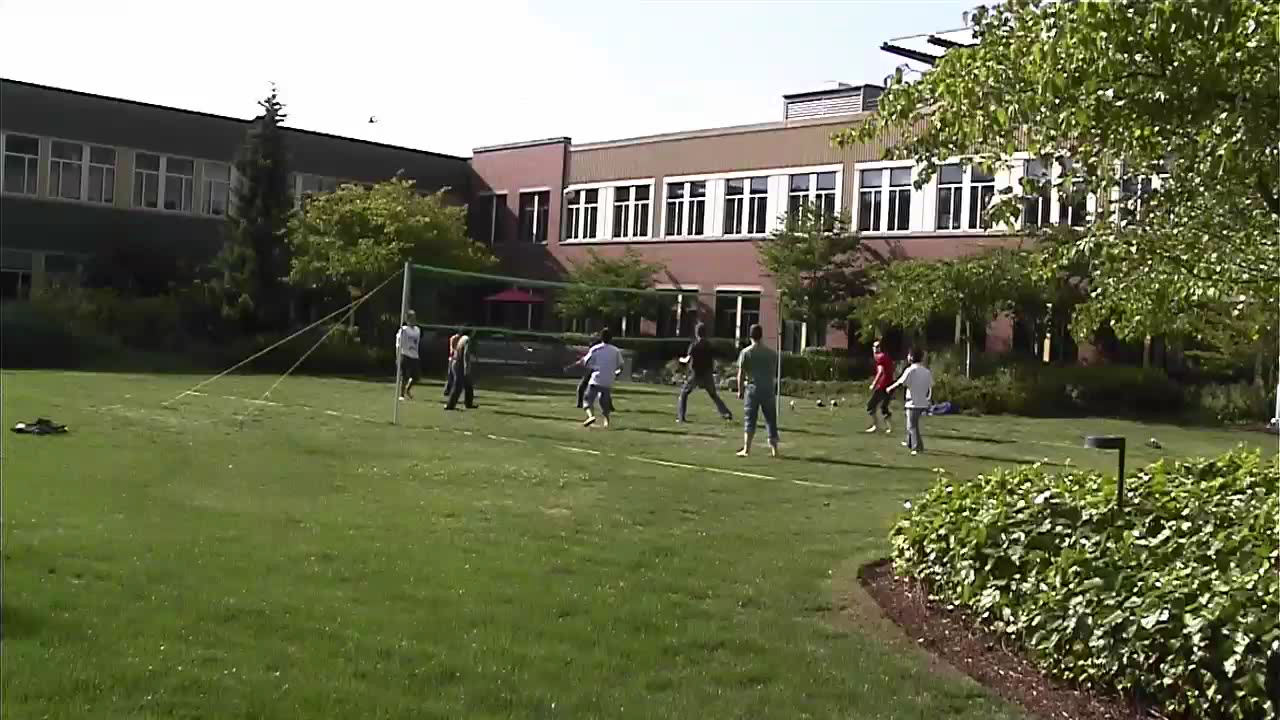
#> input picture Image Registration Technique/image1.png, 1280 x 720 px
$ jupyter execute 'Image Registration Technique.ipynb'
#> lines starting #> are read from the running program, lines starting #| are printed output that depends on the picture
[cell 1]
import cv2
import numpy as np
from matplotlib import pyplot as plt
from math import sqrt
from skimage.feature import register_translation
#import skimage.registration.phase_cross_correlation


img1 = cv2.imread("image1.png")
#> img1 is the input picture: shape (720, 1280, 3); mean B, G, R 80.6, 110.4, 106.7
img2 = cv2.imread("image2.png")
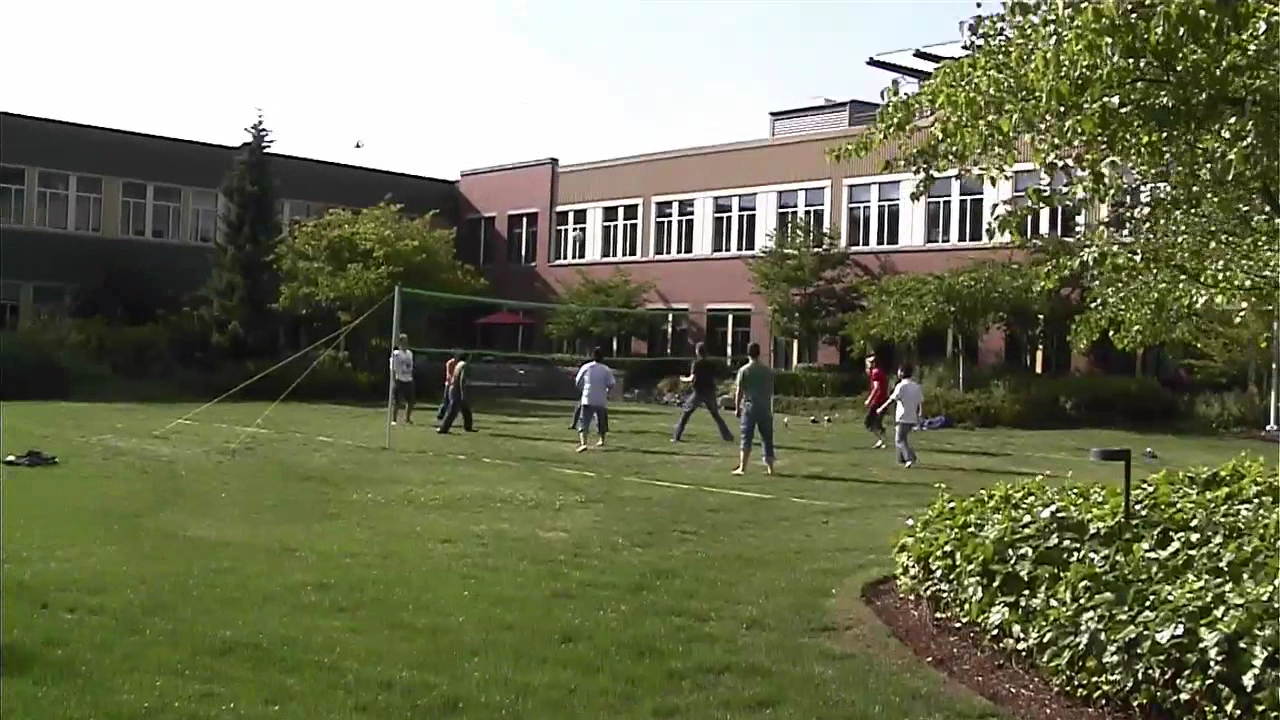
#> input picture Image Registration Technique/image2.png, 1280 x 720 px
#> img2 is the input picture: shape (720, 1280, 3); mean B, G, R 86.1, 115, 111.4

grayimg1 = cv2.cvtColor(img1, cv2.COLOR_BGR2GRAY)
grayimg2 = cv2.cvtColor(img2, cv2.COLOR_BGR2GRAY)
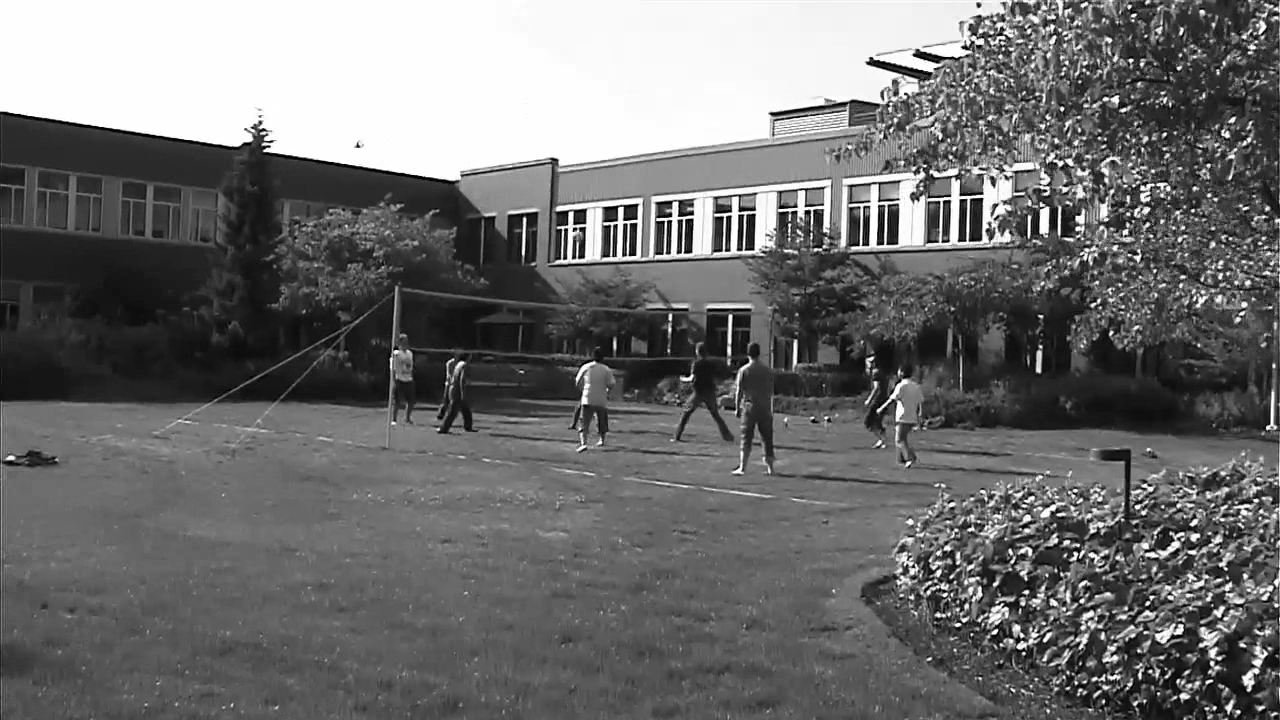
#> grayimg2: shape (720, 1280); min 0, max 255, mean 110.6

sift = cv2.xfeatures2d.SIFT_create()

keyp1, desc1 = sift.detectAndCompute(grayimg1, None)
#> keyp1 = 9040 keypoints; strongest (x, y, size): (1264, 606, 2.6), (1057, 101, 2.7), (1275, 151, 2.4), (1175, 64, 2.6)
keyp2, desc2 = sift.detectAndCompute(grayimg2, None)
#> keyp2 = 9683 keypoints; strongest (x, y, size): (979, 5, 3.3), (1024, 653, 2.3), (1215, 708, 2.6), (574, 229, 2.7)

keyImage1 = cv2.drawKeypoints(grayimg1, keyp1, np.array([]), (0, 255, 0))
keyImage2 = cv2.drawKeypoints(grayimg2, keyp2, np.array([]), (0, 255, 0))
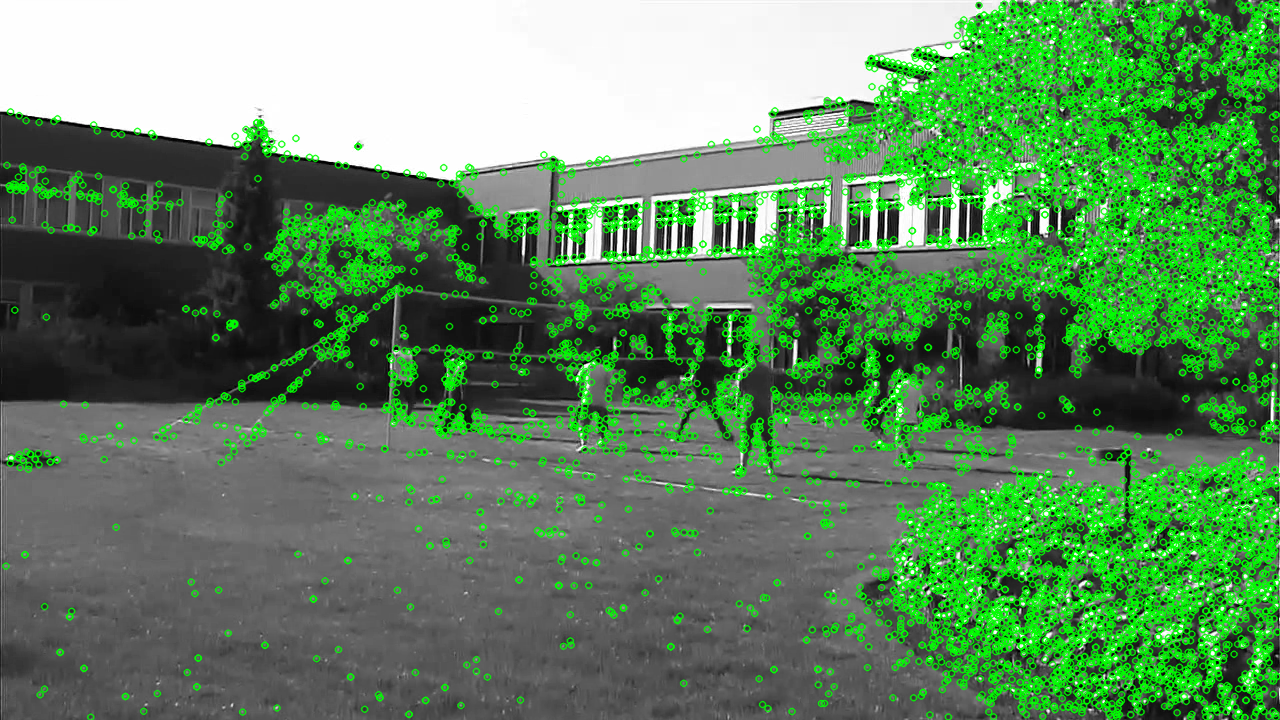
#> keyImage2: shape (720, 1280, 3); mean of channels 0, 1, 2 94.7, 137, 94.7; drawn as B, G, R

plt.imshow(keyImage1)

[cell 2]
plt.imshow(keyImage2)

[cell 3]
brutef = cv2.BFMatcher()
matches = brutef.knnMatch(desc1, desc2, k=2)
#> matches = 9040 matches

def knnMatch():
    knnMatch = []
    for m, n in (matches):
        if m.distance < 0.255*n.distance:
            knnMatch.append(m)
#> after the loop, knnMatch = 527 matches
    return knnMatch
knnMatch = knnMatch()
#> knnMatch = 527 matches

def euclidean_distance(desc1, desc2):
    distance = 0.0
    for i in range(len(desc1)-1):
        distance += (desc1[i] - desc2[i])**2
    return np.sqrt(distance)

def get_neighbors(desc1, test_row, num_neighbors):
#> called with desc1 = array of shape (9040, 128), test_row = array of shape (128,), num_neighbors = 3
    distances = list()
    for train_row in desc1:
        dist = euclidean_distance(test_row, train_row)
        distances.append((train_row, dist))
#> this loop made 9040 passes
#> dist on passes 1 to 3: 0, 353.4, 523.6
#> after the loop, distances = 9040 items
    neighbors = list()
    for i in range(num_neighbors):
        neighbors.append(distances[i][0])
#> after the loop, neighbors = 3 items
    return neighbors
neighbors = get_neighbors(desc1,desc1[0],3)
#> neighbors = 3 items

matchImage = cv2.drawMatches(img1, keyp1, img2, keyp2, knnMatch, np.array([]), (0, 255, 0), flags=2)
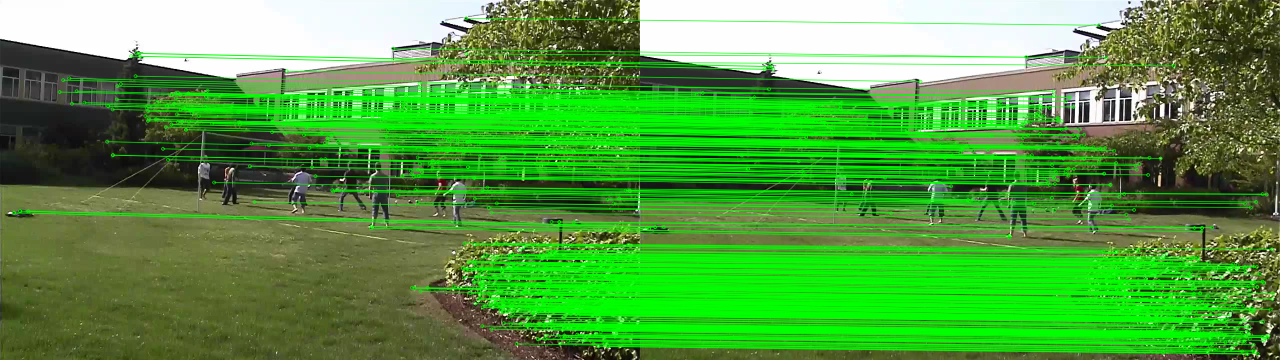
#> matchImage: shape (720, 2560, 3) (shown at 1/2 size); mean B, G, R 67.2, 155.8, 85.1

eu = euclidean_distance(matchImage, matchImage[0])
#> eu = 2560 rows, first 8: [275.1, 280.5, 269.1], [258.1, 266.1, 254.7], [261.5, 259.9, 260], [289.2, 261.9, 274.3], [250.4, 245.3, 252.7], [248.3, 262.1, 262.4], [269.9, 263.4, 260.7], [277.1, 255.1, 270.9]
gn = get_neighbors(matchImage,matchImage[0],3)
#> the loop in get_neighbors (call 2), `for train_row in desc1:` made 720 passes
#> dist on passes 1 to 3: [0, 0, 0], [268, 354, 373.2], [281.8, 340.7, 352.6]
#> gn = 3 items
print("Length of Matches Using KNN Approach:",len(gn))
#| Length of Matches Using KNN Approach: 3

print("Brute-Force Matching Image Representation:")
plt.imshow(matchImage)

[cell 4]
FLANN_INDEX_KDTREE = 1
indexparams=dict (algorithm=FLANN_INDEX_KDTREE, trees=5)
searchparams=dict (checks=50)

flann=cv2.FlannBasedMatcher(indexparams, searchparams)
matches=flann.knnMatch(desc1, desc2, k=2)

def flannMatch():
    flannMatch = []
    for m, n in (matches):
        if m.distance < 0.255*n.distance:
            flannMatch.append(m)
#> after the loop, flannMatch = 593 matches
    return flannMatch
flannMatch = flannMatch()
#> flannMatch = 593 matches

print("Length of matches Using FlannBased Approach: ",len(flannMatch))
#| Length of matches Using FlannBased Approach:  593

matchesmask=[[0,0] for i in range (len(matches))]
#> matchesmask = 9040 pairs, first value 0 to 0, second value 0 to 0
for i, (m, n) in enumerate (matches):
    if m.distance<0.255 * n.distance:
        matchesmask [i]=[1,0]
#> after the loop, matchesmask = 9040 pairs, first value 0 to 1, second value 0 to 0
drawparams=dict (matchColor=(0,255,0), singlePointColor =(255,0,0), matchesMask = matchesmask, flags=cv2.DrawMatchesFlags_DEFAULT)
#> drawparams = 4 items
resultimage=cv2.drawMatchesKnn(img1, keyp1, img2, keyp2, matches, None, ** drawparams)
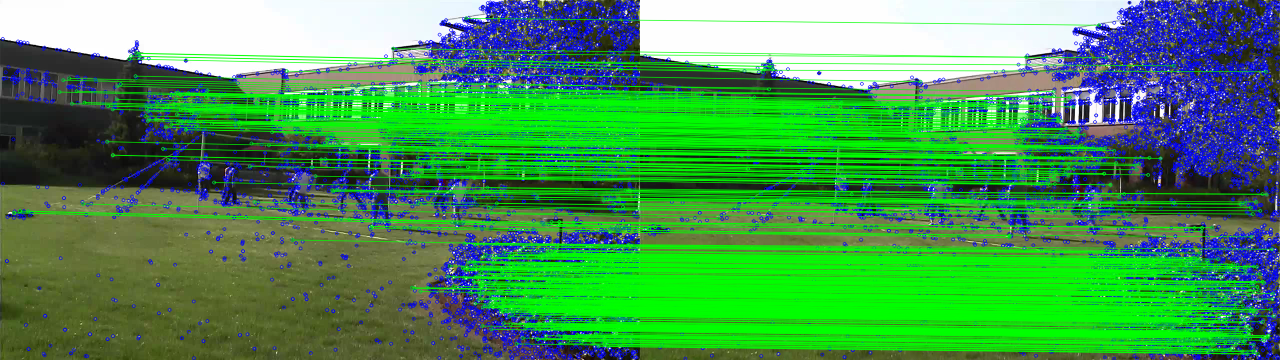
#> resultimage: shape (720, 2560, 3) (shown at 1/2 size); mean B, G, R 85.5, 148.3, 73
plt.imshow (resultimage,), plt.show ()

[cell 5]
from scipy import misc

y, x = matchImage.shape[:2]
#> y = 720; x = 2560
fx = float(x)
#> fx = 2560
fy = float(y)
#> fy = 720
src_point = np.float32([[fx/2, fy/3,], [2*fx/3, 2*fy/3], [fx/3, 2*fy/3]])

random_limits=(0.8, 1.1)
random_shift = (np.random.rand(3,2) - 0.5) * 2 * (random_limits[1]-random_limits[0])/2 + np.mean(random_limits)

dst_point = src_point * random_shift.astype(np.float32)
transform = cv2.getAffineTransform(src_point, dst_point)
print("Affine Tranformation:\n",transform)
#| Affine Tranformation:
#|  [[ 1.03456159e+00 -9.20486011e-03 -8.72852804e+01]
#|  [-1.70455460e-02  9.42676415e-01  3.90695811e+01]]

borderValue = 0
if matchImage.ndim == 3:
    borderValue = np.median(np.reshape(matchImage, (matchImage.shape[1]*matchImage.shape[0],-1)), axis=0)
#> borderValue = [38, 136, 70]
else:
    borderValue=np.median(matchImage)
warped_img = cv2.warpAffine(matchImage, transform, dsize=(x,y), borderValue=borderValue)
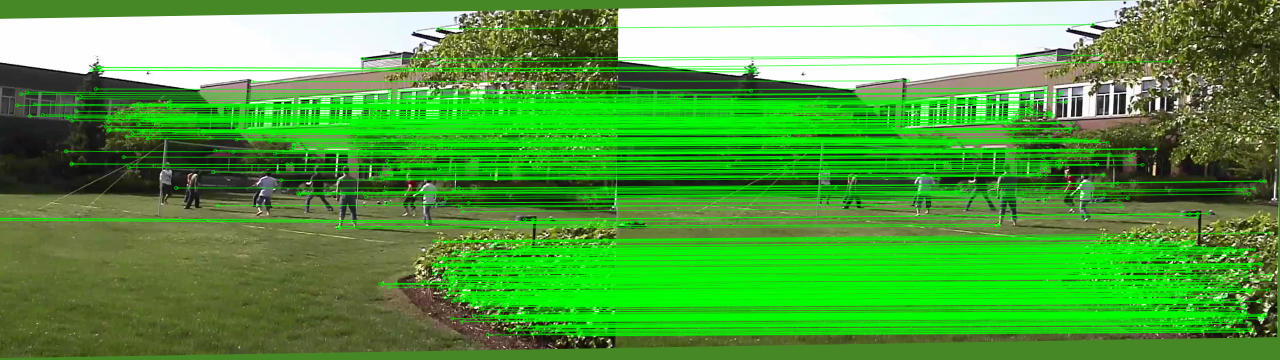
#> warped_img: shape (720, 2560, 3) (shown at 1/2 size); mean B, G, R 65.5, 156.6, 84.2

plt.imshow(warped_img)

[cell 6]
h1, w1 = img2.shape[:2]
#> h1 = 720; w1 = 1280
h2, w2 = img1.shape[:2]
#> h2 = 720; w2 = 1280
pts1 = np.float64([[0, 0], [0, h1], [w1, h1], [w1, 0]]).reshape(-1, 1, 2)
pts2 = np.float64([[0, 0], [0, h2], [w2, h2], [w2, 0]]).reshape(-1, 1, 2)
pts2_ = cv2.perspectiveTransform(pts2, transform)
#> pts2_ = [-3410.2, -67410.3, 856280.2, 21339]
pts = np.concatenate((pts1, pts2), axis=0)

[xmin, ymin] = np.int64(pts.min(axis=0).ravel() - 0.5)
#> xmin = 0; ymin = 0
[xmax, ymax] = np.int32(pts.max(axis=0).ravel() + 0.5)
#> xmax = 1280
t = [-xmin, -ymin]

Ht = np.array([[1, t[0]], [0, t[1]], [0, 1]])

result = cv2.warpPerspective(img1, Ht.dot(transform), (xmax-xmin, ymax-ymin))
#> result: shape (720, 1280, 3); every value is 248
result[t[1]:h1+t[1], t[0]:w1+t[0]] = img2

plt.imshow(result)

[cell 7]
import warnings
from skimage.registration import phase_cross_correlation

shifted, error, diffphase = phase_cross_correlation(img1, img2)
#> shifted = [-10, 0, 0]; error = 1; diffphase = -1.55e-17
xoff = -shifted[1]
#> xoff = 0
yoff = -shifted[0]
#> yoff = 10

print("Image Registrayion Error: ",error)
#| Image Registrayion Error:  1.0
print("phase_differance: ",diffphase)
#| phase_differance:  -1.5519786038275988e-17
print("Detected pixel offset: ", xoff, yoff)
#| Detected pixel offset:  -0.0 10.0

[cell 8]
print("The best Matches Using KNN Approach:",(len(gn)))
#| The best Matches Using KNN Approach: 3
print("The best Matches Using FLannBased Approach:",(len(flannMatch)))
#| The best Matches Using FLannBased Approach: 593
